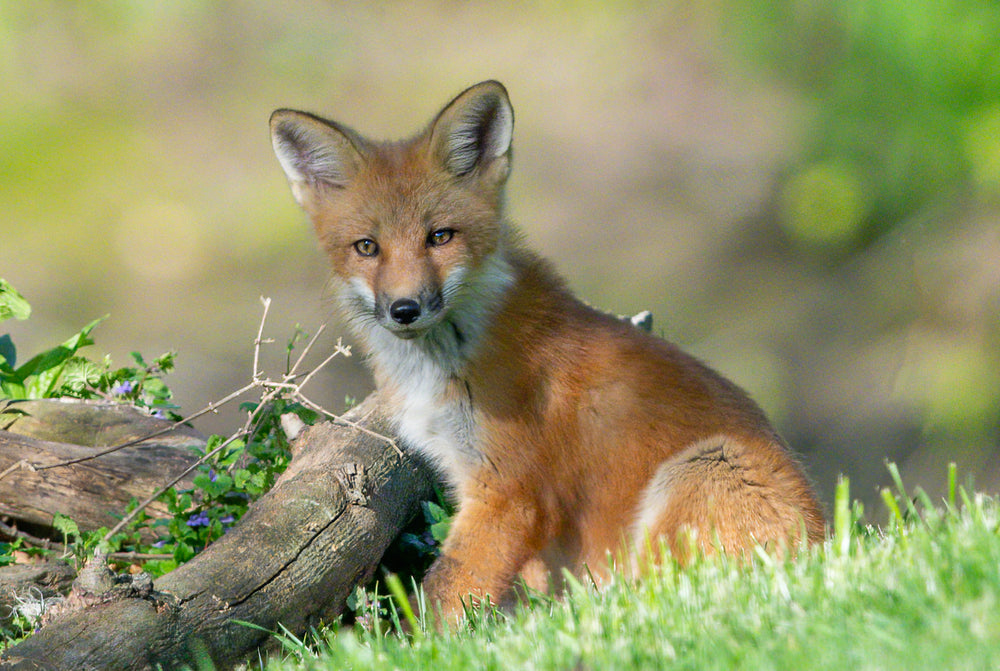
#> input picture 17_04_24/pliki/image.jpeg, 1000 x 671 px, found by its file name; its folder holds only this picture in this run
$ python test_cv.py
#> lines starting #> are read from the running program, lines starting #| are printed output that depends on the picture
import cv2
import numpy as np
import os

# pip install opencv-python

# [6 lines left out: function uploud, not called in this run]


def resize(img, s):
    h, w = img.shape[:2]
    h = h + int(h*s)
    w = w + int(w*s)
    return cv2.resize(img, (w, h), interpolation=cv2.INTER_LINEAR)


def norm_size(img):
    h, w = img.shape[:2]
    if h > w:
        if h > 800:
            s = (1 - (800/h)) * (-1)
            img = resize(img, s)
    else:
        if w > 800:
            s = (1 - (800/w)) * (-1)
            img = resize(img, s)
    return img


def hsv_range():
    low_color = cv2.getTrackbarPos('low', 'obrazek')
    high_color = cv2.getTrackbarPos('high', 'obrazek')
    # Convert the HSV colorspace
    hsv_frame = cv2.cvtColor(image, cv2.COLOR_BGR2HSV)
    # Threshold the HSV image to get only blue color
    lower = np.array([low_color, 100, 100])
    upper = np.array([high_color, 255, 255])
    mask = cv2.inRange(hsv_frame, lower, upper)
    cv2.imshow('obrazek', mask)


# [78 lines left out: functions hsv_bitwais, hsv_median, morphology, morphology2, marker, change_h, not called in this run]

image = None
fun = None
files = None

def main():
    global image, fun, files
    files = os.listdir('pliki')
    num_image = ord('0')
    image = norm_size(cv2.imread('pliki/{}'.format(files[0])))
#> in norm_size, `h, w = img.shape[:2]`: h = 671; w = 1000
#> in norm_size, `s = (1 - (800/w)) * (-1)`: s = -0.2
#> in resize, `h = h + int(h*s)`: h = 537
#> in resize, `w = w + int(w*s)`: w = 801
    nimg = image.copy()
    cv2.imshow('obrazek', image)
    cv2.createTrackbar('low', 'obrazek', 0, 255, change_h)
    cv2.createTrackbar('high', 'obrazek', 0, 255, change_h)
    cv2.createTrackbar('ksize', 'obrazek', 5, 50, change_h)

    while True:
        key = cv2.waitKey()
#> (key q is pressed here)
    # -----------wybor obrazka----------------
        if key >= ord('0') and key <= ord('9'):
            image = uploud(key)
            nimg = image.copy()
    # ----------------zmiana rozmiaru---------------
        elif key == ord('-'):
            image = resize(image, -0.1)
            nimg = image.copy()
            cv2.imshow('obrazek', image)
        elif key == ord('+'):
            image = resize(image, 0.1)
            nimg = image.copy()
            cv2.imshow('obrazek', image)
        elif key == ord('='):
            cv2.imshow('obrazek', image)
            nimg = image.copy()
    # ----------------kolory------------------------
        elif key == ord('q'):
            cv2.imshow('obrazek', cv2.cvtColor(image, cv2.COLOR_RGB2GRAY))
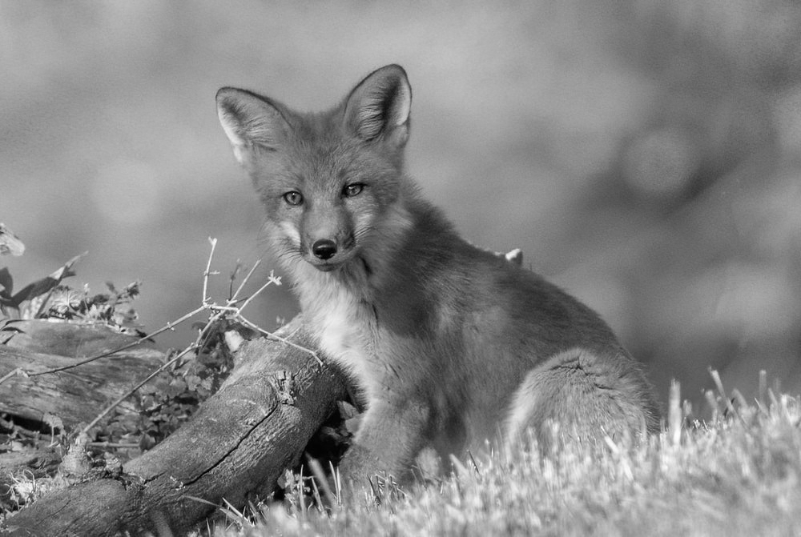
#> window 'obrazek': shape (537, 801); min 0, max 254, mean 134.3
        elif key == ord('w'):
            nimg = cv2.cvtColor(image, cv2.COLOR_BGR2HSV)
            cv2.imshow('obrazek', nimg)
        elif key == ord('e'):
            hsv_range()
            fun = hsv_range
        elif key == ord('r'):
            hsv_bitwais()
            fun = hsv_bitwais
        elif key == ord('t'):
            hsv_median()
            fun = hsv_median
        elif key == ord('z'):
            # h = barwa
            cv2.imshow('obrazek', nimg[:, :, 0])
        elif key == ord('x'):
            # s = nasycene
            cv2.imshow('obrazek', nimg[:, :, 1])
        elif key == ord('c'):
            # v = wartość
            cv2.imshow('obrazek', nimg[:, :, 2])
    # ----------------filtry
        elif key == ord('a'):
            cv2.imshow('obrazek', cv2.Canny(image, 55.0, 30.0))
        elif key == ord('s'):
            cv2.imshow('obrazek', cv2.blur(image, (7, 7)))
        elif key == ord('d'):
            b = cv2.blur(image, (7, 7))
            cv2.imshow('obrazek', cv2.Canny(b, 55.0, 30.0))
        elif key == ord('f'):
            morphology()
            fun = morphology
        elif key == ord('g'):
            morphology2()
            fun = morphology
        elif key == ord('h'):
            marker()
            fun = marker
        elif key == 27:
            cv2.destroyAllWindows()
            break


if __name__ == '__main__':
    main()
